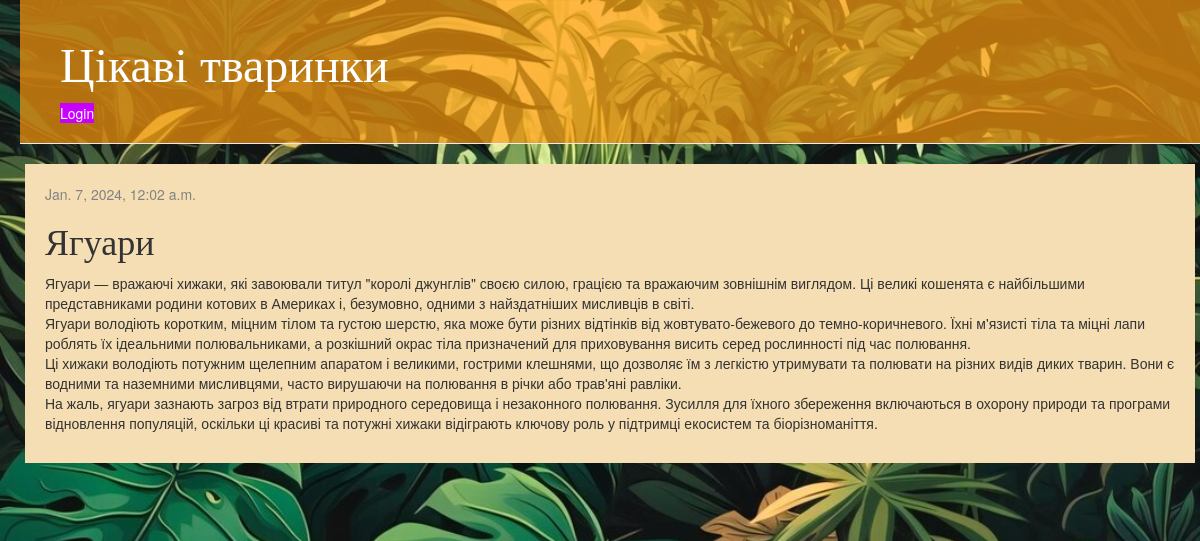
The app's page /post/4/ with its own data.
### blog/models.py (models this page shows, shortened)
class Post(models.Model):
    author = models.ForeignKey(settings.AUTH_USER_MODEL, on_delete=models.CASCADE)
    title = models.CharField(max_length=200)
    text = models.TextField()
    created_date = models.DateTimeField(default=timezone.now)
    published_date = models.DateTimeField(blank=True, null=True)

### blog/views.py (the view)
# urls.py: path('post/<int:pk>/', views.post_detail, name='post_detail'),
def post_detail(request, pk):
    post = get_object_or_404(Post, pk=pk)
    return render(request, 'blog/post_detail.html', {'post': post})

### blog/templates/blog/post_detail.html (shortened to what this page needs)
{% extends 'blog/base.html' %}
{% block content %}
    <div class="post">
        {% if post.published_date %}
            <div class="date">
                {{ post.published_date }}
            </div>
        {% endif %}
        <h1>{{ post.title }}</h1>
        <p>{{ post.text|linebreaksbr }}</p>
    </div>
{% endblock %}

### blog/static/css/blog.css (style rules this page uses)
body { padding-left: 20px; background-image: url("jungle.jpg"); background-size: contain ; }
h1, h2, h3, h4 { font-family: 'Lobster', cursive; }
.date { color: #828282; }
.post { margin-bottom: 50px; background-color: wheat; padding: 20px }

### records on screen
Post: published_date "Jan. 7, 2024, 12:02 a.m.", title "Ягуари", text "Ягуари — вражаючі хижаки, які завоювали титул \"королі джунглів\" своєю силою, грацією та вражаючим зовнішнім виглядом. Ці великі кошенята є найбільшими представниками родини котових в Америках і, безумовно, одними з найздатніших мисливців в світі. Ягуари володіють коротким, міцним тілом та густою шерстю, яка може бути різних відтінків від жовтувато-бежевого до темно-коричневого. Їхні м'язисті тіла та міцні лапи роблять їх ідеальними полювальниками, а розкішний окрас тіла призначений для приховування висить серед рослинності під час полювання. Ці хижаки володіють потужним щелепним апаратом і великими, гострими клешнями, що дозволяє їм з легкістю утримувати та полювати на різних видів диких…"
